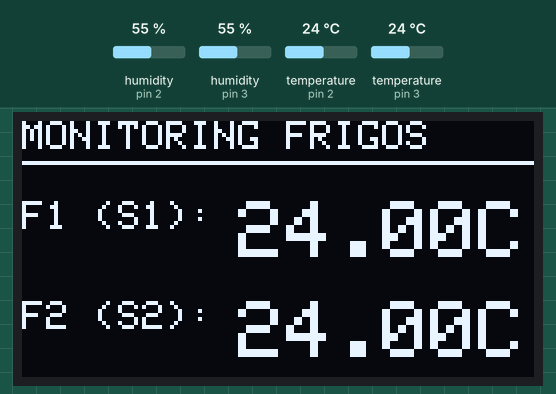
A sketch run on a simulated Arduino Uno, built with avr-gcc and run on an emulated ATmega328P. Shown: 128×64 one-colour display. Inputs (shaded band) come from the test bench; at power-on: temperature (sensors on pin 2, pin 3) 24 °C, humidity (sensors on pin 2, pin 3) 55 %. What the sketch prints to the serial monitor is not drawn.

Above: at 3.2 s.
3.3 s: temperature (sensor on pin 2) set to 12 °C
At 4.5 s:
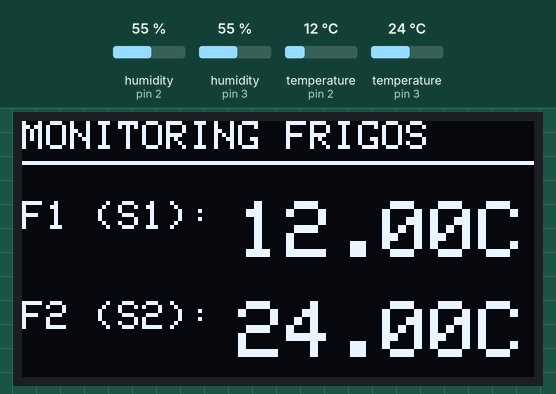
6.1 s: temperature (sensor on pin 3) set to 12 °C
At 7.7 s:
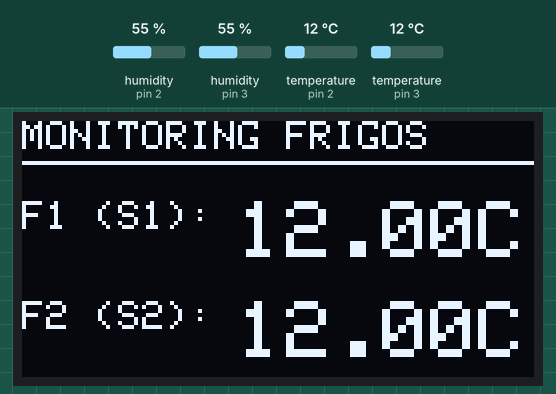
8.9 s: temperature (sensor on pin 2) set to 19 °C
At 11.6 s:
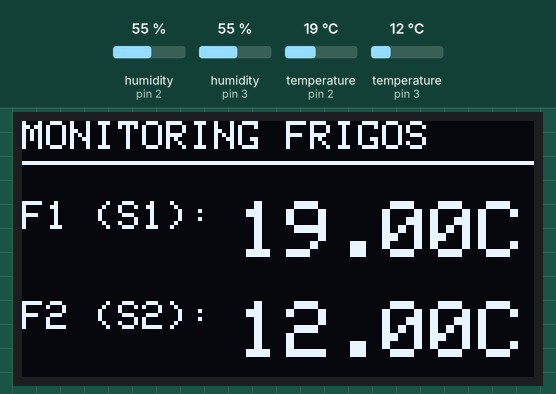
11.9 s: temperature (sensor on pin 3) set to 19 °C
At 13.9 s:
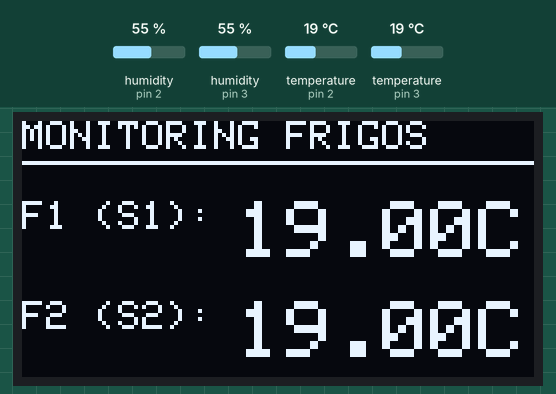
14.7 s: temperature (sensor on pin 2) set to 28 °C
At 17.8 s:
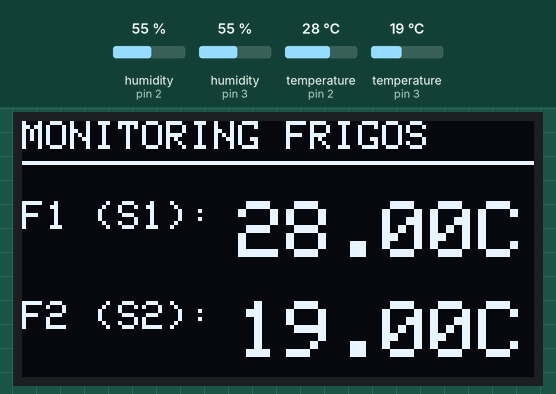
18.1 s: temperature (sensor on pin 3) set to 28 °C
At 20.1 s:
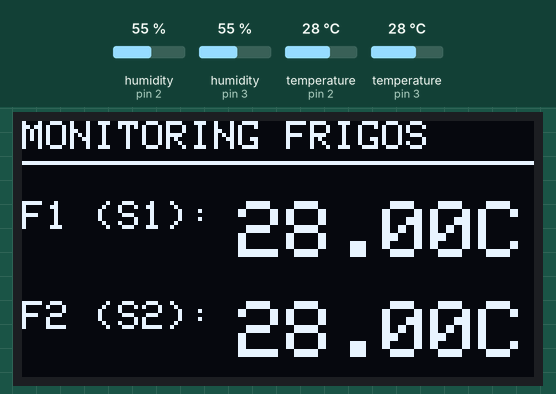
Timing chart, 0 to 21.6 s (numbered marks = the images above; inputs shaded):
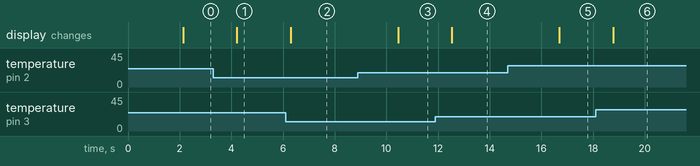

Measured:
- after the input at 3.3 s, the display: changes after 0.92 s (image 1)
- after the input at 6.1 s, the display: changes after 0.20 s (image 2)
- after the input at 8.9 s, the display: changes after 1.6 s (image 3)
- after the input at 11.9 s, the display: changes after 0.64 s (image 4)
- after the input at 14.7 s, the display: changes after 2.0 s (image 5)
- after the input at 18.1 s, the display: changes after 0.68 s (image 6)

The sketch:

fridge_monitor.ino
```cpp
#include <Wire.h>
#include <Adafruit_GFX.h>
#include <Adafruit_SSD1306.h>
#include <DHT.h>

// OLED Configuration
#define SCREEN_WIDTH 128
#define SCREEN_HEIGHT 64
Adafruit_SSD1306 display(SCREEN_WIDTH, SCREEN_HEIGHT, &Wire, -1);

// DHT Configuration
#define DHTPIN1 2
#define DHTPIN2 3 // Second sensor
#define DHTTYPE DHT11

DHT dht1(DHTPIN1, DHTTYPE);
DHT dht2(DHTPIN2, DHTTYPE);

void setup() {
  Serial.begin(9600);
  dht1.begin();
  dht2.begin();

  if(!display.begin(SSD1306_SWITCHCAPVCC, 0x3C)) {
    Serial.println(F("SSD1306 allocation failed"));
    for(;;);
  }

  display.clearDisplay();
  display.setTextColor(WHITE);
  display.setTextSize(1);
  display.setCursor(20, 20);
  display.println("PORTFLOW SYSTEM");
  display.display();
  delay(2000);
}

void loop() {
  float temp1 = dht1.readTemperature();
  float temp2 = dht2.readTemperature();

  // Handle missing sensors/errors
  if (isnan(temp1)) temp1 = 0.0;
  if (isnan(temp2)) temp2 = 0.0;

  // --- SEND TO QT APPLICATION ---
  // Format: S1:<val>;S2:<val>;
  Serial.print("S1:");
  Serial.print(temp1);
  Serial.print(";");

  Serial.print("S2:");
  Serial.print(temp2);
  Serial.print(";");
  Serial.println(); // Newline for clean serial monitor viewing

  // --- UPDATE OLED DISPLAY ---
  display.clearDisplay();

  // Header
  display.setTextSize(1);
  display.setCursor(0, 0);
  display.println("MONITORING FRIGOS");
  display.drawLine(0, 10, 128, 10, WHITE);

  // Fridge 1
  display.setCursor(0, 20);
  display.print("F1 (S1): ");
  display.setTextSize(2);
  display.print(temp1);
  display.print("C");

  // Fridge 2
  display.setTextSize(1);
  display.setCursor(0, 45);
  display.print("F2 (S2): ");
  display.setTextSize(2);
  display.print(temp2);
  display.print("C");

  display.display();

  delay(2000); // Wait 2 seconds between updates
}
```
